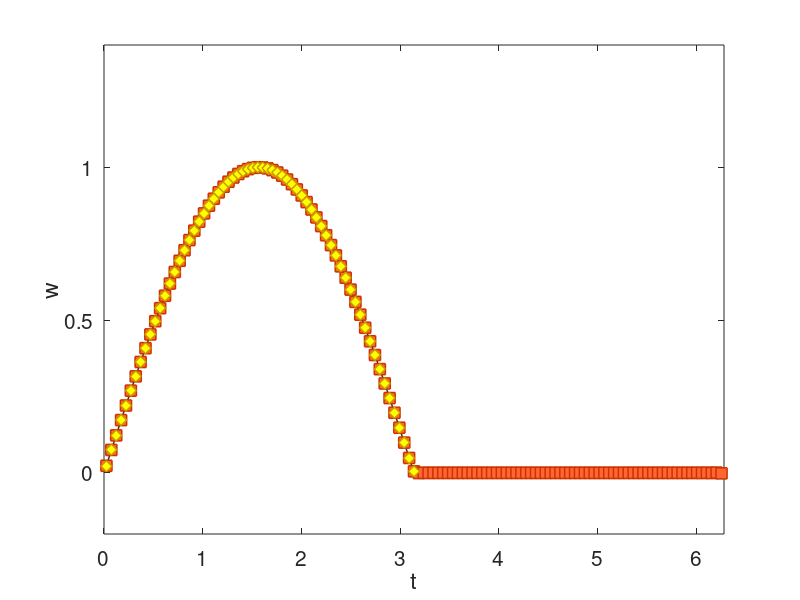
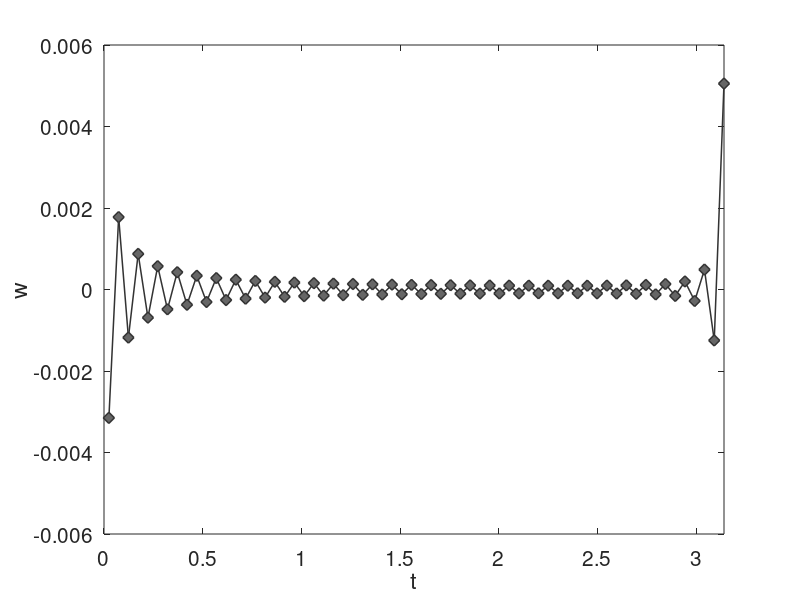

Here is the MATLAB script that generated these plots, in order: (Note: this script raises an error after producing the figures.)
% ssht_demo7 - Run demo7
%
% Integrate a band-limited function on the sphere using the symmetrised
% quadrature weights.
% 
% Default usage is given by
%
%   ssht_demo7
%
% Author: Jason McEwen (www.jasonmcewen.org)

% SSHT package to perform spin spherical harmonic transforms
% Copyright (C) 2011  Jason McEwen
% See LICENSE.txt for license details

function ssht_demo7

clear all;

% Define parameters.
method = 'MW'
L = 64
reality = false
renorm_plot = true

% Plotting paramters.
line_width = 1.1;
line_width_thick = 2.5;
marker_size1 = 8;
marker_size2 = 8;
marker_type1 = 's';
marker_type2 = 'd';
green_light = [0.2 0.6 0.4];% x339966
green_dark = [0 0.4 0.2];   % x006633
blue_light = [0.2 0.4 0.8]; % x3366CC
blue_dark = [0 0 1];        % x0000FF
red_light = [1 0.4 0.2];    % xFF6633
red_dark = [0.8 0.2 0];     % xCC3300
grey_light = [0.4 0.4 0.4]; % x666666
grey_dark = [0.2 0.2 0.2];  % x333333
magenta_light = [0.8 0.4 0.6]; % xCC6699
magenta_dark = [0.6 0.2 0.4];  % x993366
yellow_light = [1.0 1.0 0.0];  % xFFFF00
yellow_dark = [0.8 0.6 0.0];   % xCC9900

% Generate random flms (of complex signal).
flm = zeros(L^2,1);
flm = rand(size(flm)) + sqrt(-1)*rand(size(flm));
flm = 2.*(flm - (1+sqrt(-1))./2);

% Impose reality on flms.
if reality
   for el = 0:L-1
      m = 0;
      ind = ssht_elm2ind(el, m);      
      flm(ind) = real(flm(ind));
      for m = 1:el
         ind_pm = ssht_elm2ind(el, m);
         ind_nm = ssht_elm2ind(el, -m);         
         flm(ind_nm) = (-1)^m * conj(flm(ind_pm));
      end
   end
end

% Compute weights.
for m = -(L-1):(L-1)
   w(m+L) = mw_weights(m);
end

% Apply phase shift to account for theta offset.
wr = w .* exp(-i*[-(L-1):(L-1)]*pi/(2.*L-1));

% Compute weights as function of theta.
wr = real(fft(ifftshift(wr))).*2.*pi./(2*L-1).^2;
t=0:2*L-2;
theta = pi*(2*t+1)./(2.*L-1);
figure;
if renorm_plot
   plot(theta, [sin(theta(1:L)), zeros(1,L-1)], ...
      'Color', grey_dark, ...
      'LineStyle', '-', ...
      'LineWidth', line_width);
   hold on;
   plot(theta, wr./(2*pi).^2.*(2*L-1).^2, ...
      'Color', red_dark, ...
      'Marker', marker_type1, ...
      'MarkerSize', marker_size1, ...
      'MarkerFaceColor', red_light, ...
      'MarkerEdgeColor', red_dark, ...
      'LineStyle', 'none', ...
      'LineWidth', line_width);
else
   plot(theta, (2*pi).^2/(2*L-1).^2.*[sin(theta(1:L)), zeros(1,L-1)],...
      'Color', grey_dark, ...      
      'LineStyle', '-', ...
      'LineWidth', line_width);      
   hold on;
   plot(theta, wr, ...      
      'Color', red_dark, ...
      'Marker', marker_type1, ...
      'MarkerSize', marker_size1, ...
      'MarkerFaceColor', red_light, ...
      'MarkerEdgeColor', red_dark, ...
      'LineStyle', 'none', ...
      'LineWidth', line_width);

end
set(gca, 'FontSize', 15);

% Compute symmetrised quadrature weights defined on sphere.
q = wr(1:L);
q(1:L-1) = q(1:L-1) + wr(end:-1:L+1);
if renorm_plot
   plot(theta(1:L), q./(2*pi).^2.*(2*L-1).^2, ...
      'Color', yellow_dark, ...
      'Marker', marker_type2, ...
      'MarkerSize', marker_size2, ...
      'MarkerFaceColor', yellow_light, ...
      'MarkerEdgeColor', yellow_dark, ...
      'LineStyle', 'none',  ...
      'LineWidth', line_width);
   a = axis; a(1) = 0; a(2) = 2*pi;
   axis(a)
   xlabel('t')
   ylabel('w')
   figure
   plot(theta(1:L), q./(2*pi).^2.*(2*L-1).^2-sin(theta(1:L)), ...
      'Color', grey_dark, ...
      'Marker', marker_type2, ...
      'MarkerSize', marker_size2, ...
      'MarkerFaceColor', grey_light, ...
      'MarkerEdgeColor', grey_dark, ...
      'LineStyle', '-',  ...
      'LineWidth', line_width);   
   a = axis; a(1) = 0; a(2) = pi; a(3) = -a(4);
   axis(a)
   xlabel('t')
   ylabel('w')
else
   plot(theta(1:L), q, ...
      'Color', yellow_dark, ...
      'Marker', marker_type2, ...
      'MarkerSize', marker_size2, ...
      'MarkerFaceColor', yellow_light, ...
      'MarkerEdgeColor', yellow_dark, ...
      'LineStyle', 'none',  ...
      'LineWidth', line_width);   
   a = axis; a(1) = 0; a(2) = 2*pi;
   axis(a)
   xlabel('t')
   ylabel('w')
   figure
   plot(theta(1:L), q - (2*pi).^2/(2*L-1).^2.*sin(theta(1:L)), ...
      'Color', grey_dark, ...
      'Marker', marker_type2, ...
      'MarkerSize', marker_size2, ...
      'MarkerFaceColor', grey_light, ...
      'MarkerEdgeColor', grey_dark, ...
      'LineStyle', '-',  ...
      'LineWidth', line_width);    
   a = axis; a(1) = 0; a(2) = pi; a(3) = -a(4);
   axis(a)
   xlabel('t')
   ylabel('w')
end
set(gca, 'FontSize', 15);

% Integral of function given by rescaled (el,m)=(0,0) harmonic coefficient.
I0 = flm(1,1) .* sqrt(4*pi)

% Integrate function on sphere using all points.
f = ssht_inverse(flm, L, 'Method', method, 'Reality', reality);
Q = q.' * ones(1, 2*L-1);
I1 = sum(Q(:) .* f(:))

% Integration function on sphere using L points in phi.
% (Zero-pad to evalue the band-limited function on the correct L points.)
for r = 1:size(f,1)
   f_up(r,:) = ifft(ifftshift([0, fftshift(fft(f(r,:)))])) ...
      ./ (2*L-1) * (2*L);
end
f_down = f_up(:,1:2:end);
Q_down = q.' * ones(1, L);
I2 = sum(Q_down(:) .* f_down(:)) * (2*L-1) / L

% Compute integration errors.
I1_err = max(abs(I1 - I0))
I2_err = max(abs(I2 - I0))



function w = mw_weights(m)
%% mw_weights - Compute MW weights
%
% Compute the MW weights.
% 
% Default usage is given by
%
%   w = mw_weights(m)
%
% where m is the weight index from -(L-1):(L-1) and w is the corresponding
% weight.
%
% Author: Jason McEwen (www.jasonmcewen.org)

if m == 1
   w = sqrt(-1) * pi / 2;
elseif m == -1
   w = - sqrt(-1) * pi / 2;
elseif mod(m,2) == 0
   w = 2 / (1 - m.*m);
else
   w = 0;
end



